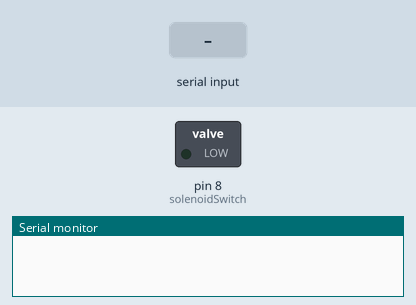
Bench run of a sketch on a simulated Arduino Uno, built with avr-gcc and run on an emulated ATmega328P. Parts: switched loads named in the sketch (green lamp = pin HIGH), the last lines printed to the serial monitor. Inputs (shaded band) come from the test bench.

Above: at 1.2 s.
1.3 s: "1\n" received over Serial
At 1.9 s:
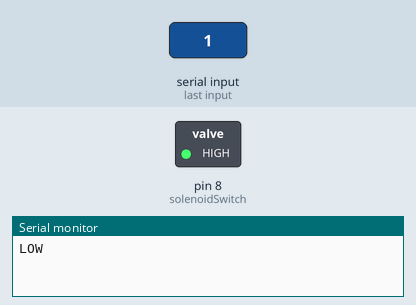
Timing chart, 0 to 4.3 s (numbered marks = the images above; inputs shaded):
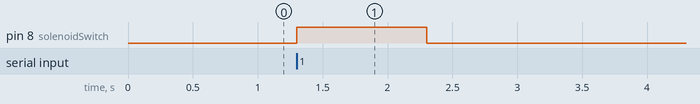

Measured:
- after the input at 1.3 s, pin 8 (solenoidSwitch): LOW → HIGH at once, → LOW 1.0 s later

The sketch:

Solenoid_Switch_1.ino
```cpp
int solenoidSwitch=8;

void setup()
{
  pinMode(solenoidSwitch,OUTPUT);
  Serial.begin(9600);
}

void loop()
{
  while(Serial.available()==0)
  {

  }
  int n=Serial.parseInt();
  if(n==1)
  {
    digitalWrite(solenoidSwitch,HIGH);
    Serial.println("LOW");
  }
    if(n==0)
  {
    digitalWrite(solenoidSwitch,LOW);
    Serial.println("HIGH");
  }
}
```
